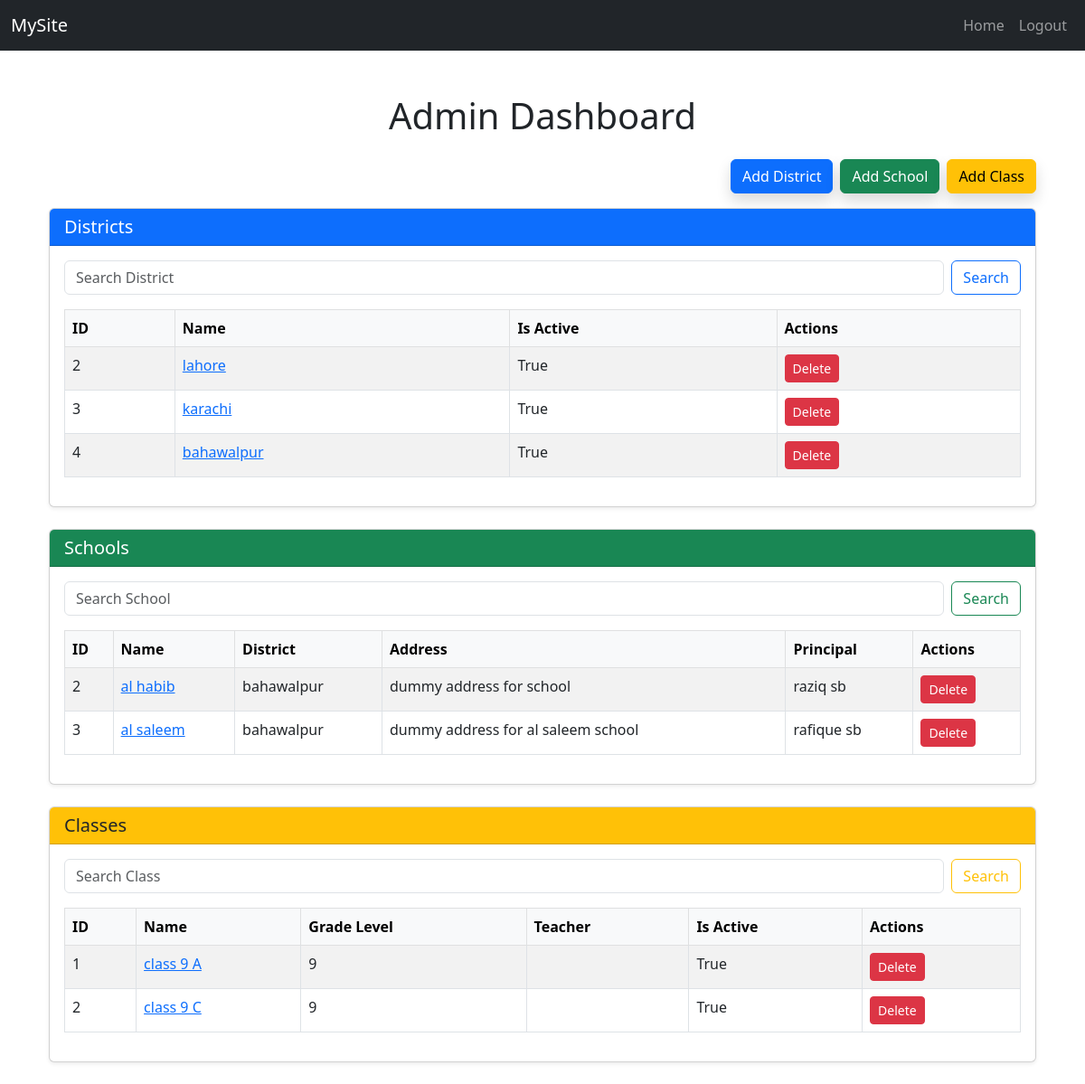
The page /user/admin/dashboard/ (signed in) on the database as committed earlier.
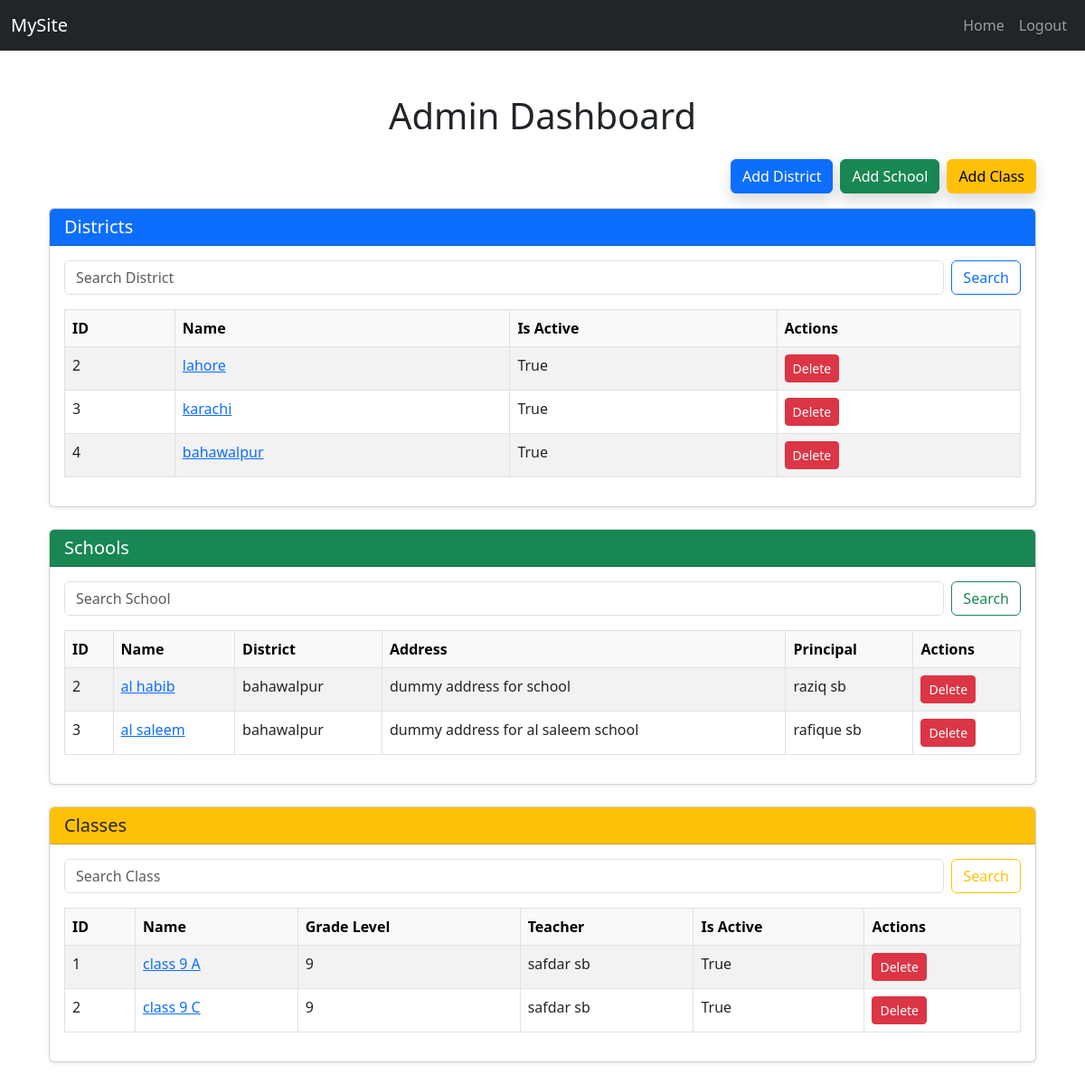
The same page on the database as committed later.
### school/models.py (models this page shows, shortened)
class ClassRoom(models.Model):
    name = models.CharField(max_length=100)
    grade_level= models.IntegerField(validators=[validate_grade_level])
    school = models.ForeignKey(School, on_delete=models.CASCADE, related_name='classes')
    assigned_teacher = models.ForeignKey(
        User,
        on_delete=models.SET_NULL,
        null=True,
        blank=True,
        limit_choices_to={'role': 'teacher'},
        related_name='teaching_classes'
    )
    students = models.ManyToManyField(
        User,
        blank=True,
        limit_choices_to={'role': 'student'},
        related_name='enrolled_classes'
    )
    is_active = models.BooleanField(default=True, verbose_name="Is Active")
    created_at = models.DateTimeField(auto_now_add=True)
    class Meta:
        unique_together = ('name', 'school')  #here ensuring classname should be unique, we fullfilled one section or multiple section requirements here

### users/models.py (models this page shows)
class User(AbstractBaseUser, PermissionsMixin):
    ROLE_CHOICES = [
        ('admin', 'Admin'),
        ('teacher', 'Teacher'),
        ('student', 'Student'),
    ]
    email = models.EmailField(unique=True)
    full_name = models.CharField(max_length=255)
    is_active = models.BooleanField(default=True)
    is_staff = models.BooleanField(default=False)
    role = models.CharField(max_length=20, choices=ROLE_CHOICES, default='student')
    date_joined = models.DateTimeField(auto_now_add=True)
    objects = CustomUserManager()
    USERNAME_FIELD = 'email'
    REQUIRED_FIELDS = ['full_name']
    def __str__(self):
        return self.email
    def get_full_name(self):
        return self.full_name

### users/views.py (the view)
# urls.py: path('admin/dashboard/', views.admin_dashboard, name='admin_dashboard'),
@admin_required
def admin_dashboard(request):
    districts = District.objects.all()
    schools = School.objects.all()
    classes = ClassRoom.objects.all()
    district_form = DistrictForm()
    school_form = SchoolForm()
    class_form = ClassForm()
    district_search_query = request.GET.get('district_search')
    if district_search_query:
        districts = districts.filter(name__icontain=district_search_query)
    school_search_query = request.GET.get('school_search')
    if school_search_query:
        schools = schools.filter(name__icontain = school_search_query)
    class_search_query = request.GET.get('class_search')
    if class_search_query:
        classes = classes.filter(name__icontain = class_search_query)
    selected_district_id = request.GET.get('district_id')
    if selected_district_id:
        schools = schools.filter(district_id = selected_district_id)
    if request.method == 'POST' and 'add_district' in request.POST:
        district_form = DistrictForm(request.POST)
        if district_form.is_valid():
            district_form.save()
            return redirect('admin_dashboard')
    if request.method == 'POST' and 'add_school' in request.POST:
        school_form = SchoolForm(request.POST)
        if school_form:
            school_form.save()
            return redirect('admin_dashboard')
    selected_school_id = request.GET.get('school_id')
    if selected_school_id:
        classes = classes.filter(school_id = selected_school_id)
    if request.method == 'POST' and 'add_class' in request.POST:
        class_form = ClassForm(request.POST)
        if class_form.is_valid():
            class_form.save()
            return redirect('admin_dashboard')
    context = {
        'districts': districts,
        'schools': schools,
        'district_form':district_form,
        'school_form': school_form,
        'selected_district_id':selected_district_id,
        'classes': classes,
        'class_form': class_form,
        'selected_school_id': selected_school_id
    }
    return render(request, 'admin_dashboard.html', context)

### school/forms.py
class DistrictForm(forms.ModelForm):
    class Meta:
        model = District
        fields = ['name', 'is_active']

class SchoolForm(forms.ModelForm):
    class Meta:
        model = School
        fields = ['name', 'address','district', 'principal', 'is_active']

### school/models.py (called while the page is built)
    def __str__(self):
        return self.name

    def __str__(self):
        return self.name

### users/templates/admin_dashboard.html (shortened to what the changed rows need)
{% extends 'base.html' %}
{% block content %}
<div class="container mt-5">
    <h1 class="text-center mb-4">Admin Dashboard</h1>
    <div class="card shadow-sm mb-4">
        <div class="card-body">
            <table class="table table-bordered table-hover table-striped">
                <thead class="table-light">
                    <tr>
                        <th>ID</th>
                        <th>Name</th>
                        <th>Is Active</th>
                        <th>Actions</th>
                    </tr>
                </thead>
            </table>
        </div>
    </div>
    <div class="card shadow-sm mb-4">
        <div class="card-body">
            <table class="table table-bordered table-hover table-striped">
                <thead class="table-light">
                    <tr>
                        <th>ID</th>
                        <th>Name</th>
                        <th>District</th>
                        <th>Address</th>
                        <th>Principal</th>
                        <th>Actions</th>
                    </tr>
                </thead>
            </table>
        </div>
    </div>
    <div class="card shadow-sm mb-4">
        <div class="card-body">
            <table class="table table-bordered table-hover table-striped">
                <thead class="table-light">
                    <tr>
                        <th>ID</th>
                        <th>Name</th>
                        <th>Grade Level</th>
                        <th>Teacher</th>
                        <th>Is Active</th>
                        <th>Actions</th>
                    </tr>
                </thead>
                <tbody>
                    {% for class_ in classes %}
                    <tr>
                        <td>{{ class_.id }}</td>
                        <td>
                            <a href="#" data-bs-toggle="modal" data-bs-target="#classDetailModal{{ class_.id }}">
                                {{ class_.name }}
                            </a>
                        </td>
                        <td>{{ class_.grade_level }}</td>
                        <td>{{ class_.assigned_teacher.get_full_name }}</td>
                        <td>{{ class_.is_active }}</td>
                        <td><a href="{% url 'delete_class' class_.id %}" class="btn btn-sm btn-danger">Delete</a></td>
                    </tr>
                    {% empty %}
                    <tr><td colspan="6" class="text-center">No Classes Found</td></tr>
                    {% endfor %}
                </tbody>
            </table>
        </div>
    </div>
</div>
{% endblock %}

Rows that differ between the two databases and show on the page:
changed through a linked row, ClassRoom "class 9 A": assigned_teacher.get_full_name (not shown) → "safdar sb"
changed through a linked row, ClassRoom "class 9 C": assigned_teacher.get_full_name (not shown) → "safdar sb"
